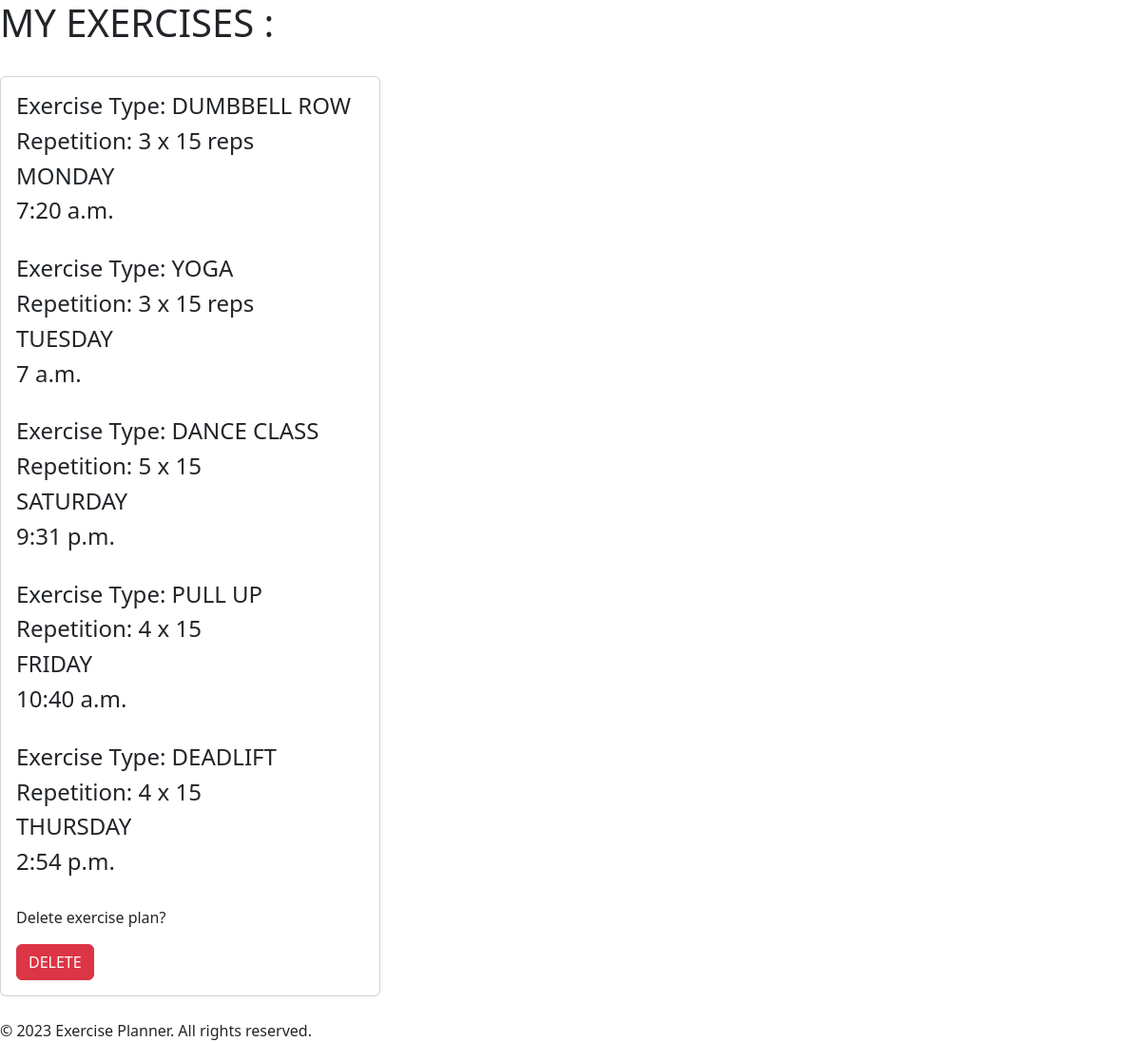
Page /exercise/exercises/2 (signed in) on the committed database.
### exercise/models.py (models this page shows)
class PostExercise(models.Model):
    text_exercise_type = models.CharField(max_length=300, blank=False, null=False)
    text_workout_plan = models.CharField(max_length=500, blank=False, null=False)
    text_week_day = models.CharField(max_length=20, blank=False, null=False)
    text_time = models.TimeField(blank=False, null=False)
    user = models.ForeignKey(User, on_delete=models.CASCADE)

### exercise/views.py (the view)
# urls.py: path('exercises/<int:pk>', SeeExercises.as_view(), name='exercises'),  # url to see the created requests
class SeeExercises(ListView):
    model = PostExercise
    template_name = 'my_exercises.html'
    context_object_name = 'exercise_list'
    def get_queryset(self):  # returns list of published exercises
       exercise_list = PostExercise.objects.filter(user_id=self.kwargs["pk"])
       return exercise_list

### templates/my_exercises.html (shortened to what this page needs)
{% extends "base.html" %}
{% block content %}
     <h1> MY EXERCISES  :</h1>
    <br>
    <div class="card" style="width: 25rem;">
      <div class="card-body">
         {% if exercise_list %}
           {% for postExercises in exercise_list %}
                 <h4>Exercise Type: {{ postExercises.text_exercise_type }}</h4>
                 <h4>Repetition: {{ postExercises.text_workout_plan }}</h4>
                 <h4>{{ postExercises.text_week_day }}</h4>
                 <H4>{{ postExercises.text_time }}</H4>
                  <br>
           {% endfor %}
             <p class="card-text">Delete exercise plan?</p>
        <div>
        <a href="{% url 'exercise:delete' user.id %}" class="btn btn-danger"> DELETE </a>
        </div>
         {% endif %}
     </div>
    </div>
{% endblock %}

### rows in the picture
PostExercise: text_exercise_type "DUMBBELL ROW", text_workout_plan "3 x 15 reps", text_week_day "MONDAY", text_time "7:20 a.m."
PostExercise: text_exercise_type "YOGA", text_workout_plan "3 x 15 reps", text_week_day "TUESDAY", text_time "7 a.m."
PostExercise: text_exercise_type "DANCE CLASS", text_workout_plan "5 x 15", text_week_day "SATURDAY", text_time "9:31 p.m."
PostExercise: text_exercise_type "PULL UP", text_workout_plan "4 x 15", text_week_day "FRIDAY", text_time "10:40 a.m."
PostExercise: text_exercise_type "DEADLIFT", text_workout_plan "4 x 15", text_week_day "THURSDAY", text_time "2:54 p.m."
